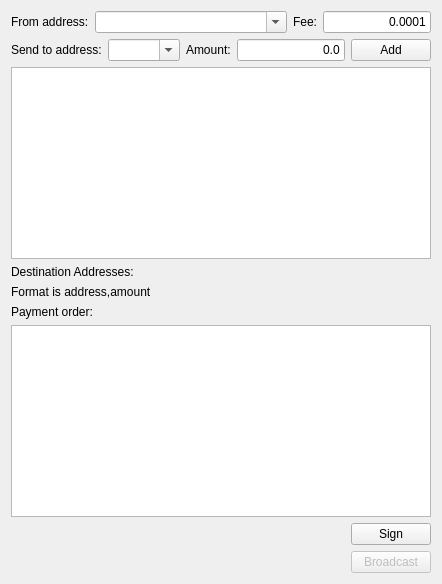
          <widget class="QWidget" name="tab_5">
           <attribute name="title">
            <string>Sign/Send</string>
           </attribute>
           <layout class="QVBoxLayout" name="verticalLayout_24">
            <item>
             <layout class="QHBoxLayout" name="horizontalLayout_18">
              <item>
               <widget class="QLabel" name="label_26">
                <property name="text">
                 <string>From address:</string>
                </property>
               </widget>
              </item>
              <item>
               <widget class="QComboBox" name="comboBox_from_addr_ms">
                <property name="sizePolicy">
                 <sizepolicy hsizetype="Preferred" vsizetype="Fixed">
                  <horstretch>1</horstretch>
                  <verstretch>0</verstretch>
                 </sizepolicy>
                </property>
                <property name="editable">
                 <bool>true</bool>
                </property>
               </widget>
              </item>
              <item>
               <widget class="QLabel" name="label_29">
                <property name="text">
                 <string>Fee:</string>
                </property>
               </widget>
              </item>
              <item>
               <widget class="QLineEdit" name="lineEdit_ms_fee">
                <property name="text">
                 <string>0.0001</string>
                </property>
                <property name="alignment">
                 <set>Qt::AlignRight|Qt::AlignTrailing|Qt::AlignVCenter</set>
                </property>
               </widget>
              </item>
             </layout>
            </item>
            <item>
             <layout class="QHBoxLayout" name="horizontalLayout_19">
              <item>
               <widget class="QLabel" name="label_31">
                <property name="text">
                 <string>Send to address:</string>
                </property>
               </widget>
              </item>
              <item>
               <widget class="QComboBox" name="comboBox__send_ms_addr">
                <property name="sizePolicy">
                 <sizepolicy hsizetype="Preferred" vsizetype="Fixed">
                  <horstretch>1</horstretch>
                  <verstretch>0</verstretch>
                 </sizepolicy>
                </property>
                <property name="editable">
                 <bool>true</bool>
                </property>
               </widget>
              </item>
              <item>
               <widget class="QLabel" name="label_32">
                <property name="text">
                 <string>Amount:</string>
                </property>
               </widget>
              </item>
              <item>
               <widget class="QLineEdit" name="lineEdit_send_ms_amount">
                <property name="text">
                 <string>0.0</string>
                </property>
                <property name="alignment">
                 <set>Qt::AlignRight|Qt::AlignTrailing|Qt::AlignVCenter</set>
                </property>
               </widget>
              </item>
              <item>
               <widget class="QPushButton" name="pushButton_add_multisig_addr">
                <property name="text">
                 <string>Add</string>
                </property>
               </widget>
              </item>
             </layout>
            </item>
            <item>
             <widget class="QPlainTextEdit" name="plainTextEdit_to_address_ms">
              <property name="enabled">
               <bool>true</bool>
              </property>
             </widget>
            </item>
            <item>
             <layout class="QVBoxLayout" name="verticalLayout_23">
              <item>
               <widget class="QLabel" name="label_27">
                <property name="text">
                 <string>Destination Addresses:</string>
                </property>
               </widget>
              </item>
              <item>
               <widget class="QLabel" name="label_30">
                <property name="text">
                 <string>Format is address,amount</string>
                </property>
               </widget>
              </item>
             </layout>
            </item>
            <item>
             <widget class="QLabel" name="label_28">
              <property name="text">
               <string>Payment order:</string>
              </property>
             </widget>
            </item>
            <item>
             <widget class="QPlainTextEdit" name="plainTextEdit_raw_ms_tx"/>
            </item>
            <item>
             <layout class="QHBoxLayout" name="horizontalLayout_20">
              <item>
               <spacer name="horizontalSpacer_9">
                <property name="orientation">
                 <enum>Qt::Horizontal</enum>
                </property>
                <property name="sizeHint" stdset="0">
                 <size>
                  <width>40</width>
                  <height>20</height>
                 </size>
                </property>
               </spacer>
              </item>
              <item>
               <widget class="QPushButton" name="pushButton_ms_sign">
                <property name="text">
                 <string>Sign</string>
                </property>
               </widget>
              </item>
             </layout>
            </item>
            <item>
             <layout class="QHBoxLayout" name="horizontalLayout_21">
              <item>
               <spacer name="horizontalSpacer_10">
                <property name="orientation">
                 <enum>Qt::Horizontal</enum>
                </property>
                <property name="sizeHint" stdset="0">
                 <size>
                  <width>40</width>
                  <height>20</height>
                 </size>
                </property>
               </spacer>
              </item>
              <item>
               <widget class="QPushButton" name="pushButton_ms_broadcast">
                <property name="enabled">
                 <bool>false</bool>
                </property>
                <property name="text">
                 <string>Broadcast</string>
                </property>
               </widget>
              </item>
             </layout>
            </item>
           </layout>
          </widget>
